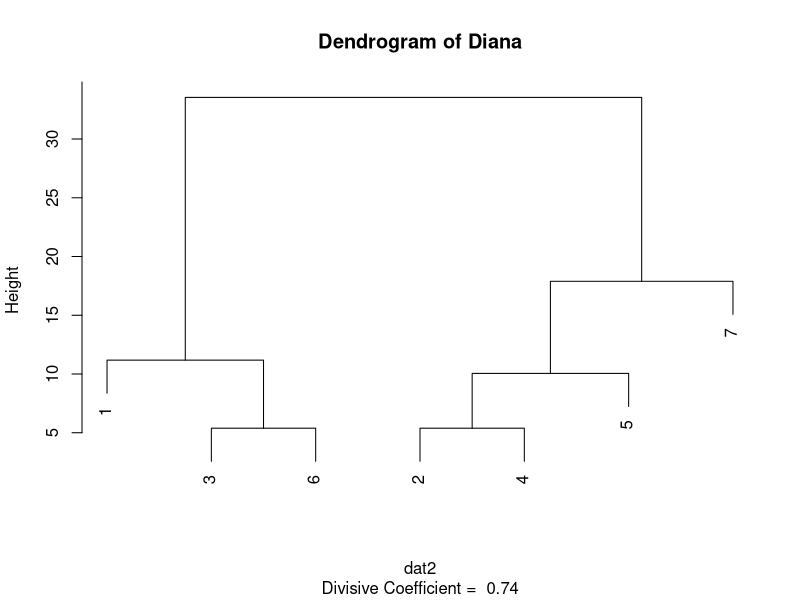

The R source for this figure:
# ch12_ex03_diana.R
# ch12.4 Diana

# ex12.3

# load packages
library(cluster)

# read csv file
dat1 <- read.csv("data/ch12_dat3.csv")
dat2 <- dat1[, -1]

# DIANA clustering
clus_diana <- diana(dat2)

# Plot dendrogram
plot(clus_diana, which.plots = 2, main = "Dendrogram of Diana")
